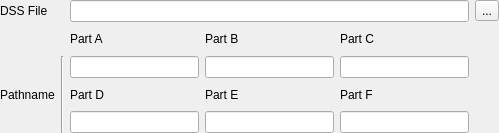
<?xml version="1.0" encoding="UTF-8"?>
<ui version="4.0">
 <class>ReosDssProviderUriWidget</class>
 <widget class="QWidget" name="ReosDssProviderUriWidget">
  <property name="geometry">
   <rect>
    <x>0</x>
    <y>0</y>
    <width>499</width>
    <height>133</height>
   </rect>
  </property>
  <property name="windowTitle">
   <string>Form</string>
  </property>
  <layout class="QGridLayout" name="gridLayout">
   <property name="leftMargin">
    <number>0</number>
   </property>
   <property name="topMargin">
    <number>0</number>
   </property>
   <property name="rightMargin">
    <number>0</number>
   </property>
   <property name="bottomMargin">
    <number>0</number>
   </property>
   <property name="verticalSpacing">
    <number>6</number>
   </property>
   <item row="0" column="0">
    <widget class="QLabel" name="label">
     <property name="text">
      <string>DSS File</string>
     </property>
    </widget>
   </item>
   <item row="0" column="5">
    <widget class="QToolButton" name="mFileButton">
     <property name="text">
      <string>...</string>
     </property>
    </widget>
   </item>
   <item row="1" column="2">
    <widget class="QLabel" name="label_2">
     <property name="text">
      <string>Part A</string>
     </property>
    </widget>
   </item>
   <item row="1" column="3">
    <widget class="QLabel" name="label_3">
     <property name="text">
      <string>Part B</string>
     </property>
    </widget>
   </item>
   <item row="1" column="4">
    <widget class="QLabel" name="label_4">
     <property name="text">
      <string>Part C</string>
     </property>
    </widget>
   </item>
   <item row="2" column="2">
    <widget class="QLineEdit" name="partA"/>
   </item>
   <item row="2" column="3">
    <widget class="QLineEdit" name="partB"/>
   </item>
   <item row="2" column="4">
    <widget class="QLineEdit" name="partC"/>
   </item>
   <item row="3" column="0">
    <widget class="QLabel" name="label_8">
     <property name="text">
      <string>Pathname</string>
     </property>
    </widget>
   </item>
   <item row="3" column="2">
    <widget class="QLabel" name="label_5">
     <property name="text">
      <string>Part D</string>
     </property>
    </widget>
   </item>
   <item row="3" column="3">
    <widget class="QLabel" name="label_6">
     <property name="text">
      <string>Part E</string>
     </property>
    </widget>
   </item>
   <item row="3" column="4">
    <widget class="QLabel" name="label_7">
     <property name="text">
      <string>Part F</string>
     </property>
    </widget>
   </item>
   <item row="4" column="2">
    <widget class="QLineEdit" name="partD"/>
   </item>
   <item row="4" column="3">
    <widget class="QLineEdit" name="partE"/>
   </item>
   <item row="4" column="4">
    <widget class="QLineEdit" name="partF"/>
   </item>
   <item row="0" column="2" colspan="3">
    <widget class="QLineEdit" name="mFile"/>
   </item>
   <item row="2" column="1" rowspan="3">
    <widget class="Line" name="line">
     <property name="minimumSize">
      <size>
       <width>0</width>
       <height>0</height>
      </size>
     </property>
     <property name="orientation">
      <enum>Qt::Vertical</enum>
     </property>
    </widget>
   </item>
  </layout>
 </widget>
 <resources/>
 <connections/>
</ui>
